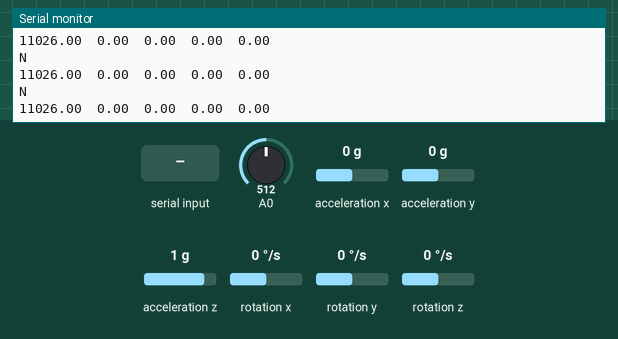
Recording of a sketch running on a simulated Arduino Uno, built for the host (arithmetic inside an expression is 32-bit, double 64-bit). Shown: the last lines printed to the serial monitor. The inputs (shaded band) are chosen by the test bench; at power-on: rotation z 0 °/s, A0 = 512, acceleration x 0 g, acceleration y 0 g, acceleration z 1 g, rotation x 0 °/s, rotation y 0 °/s.

Above: at 1.2 s.
1.3 s: rotation z set to -192 °/s
At 2.3 s:
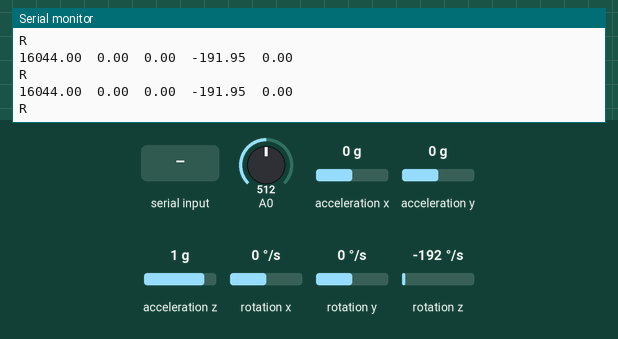
2.8 s: rotation z set to 100 °/s
At 3.3 s:
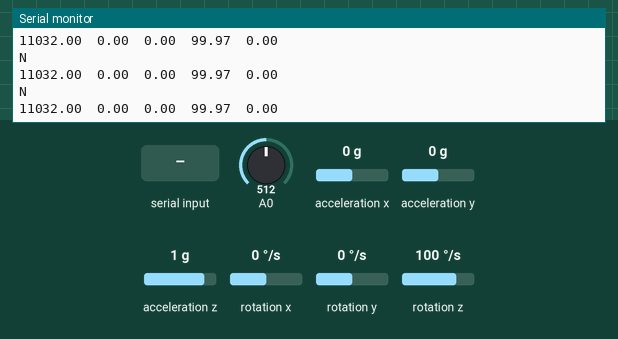
5.8 s: A0 set to 716
7.3 s: rotation z set to 192 °/s
At 8.0 s:
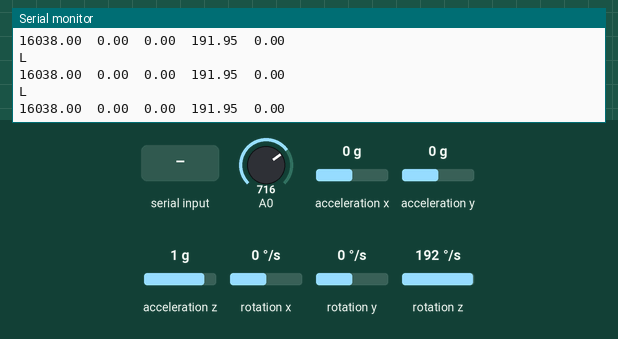
8.8 s: byte 30 received over Serial
10.3 s: A0 set to 810
At 10.54 s:
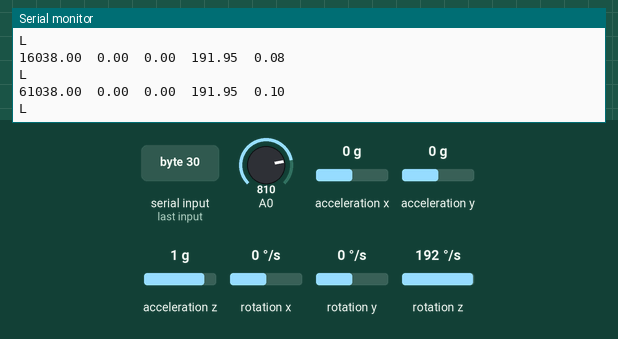
Timing chart, 0 to 12.8 s (numbered marks = the images above; inputs shaded):
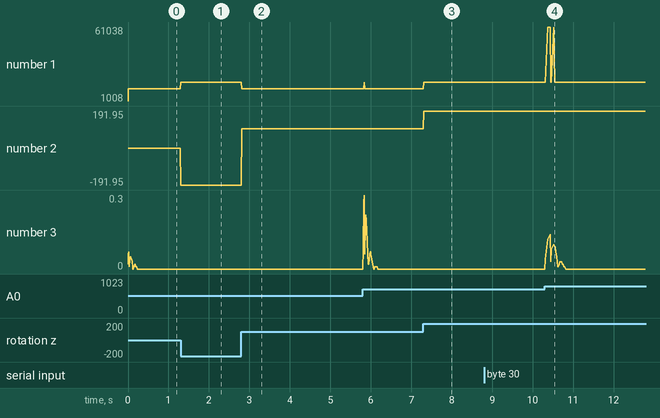

The sketch:

data.ino
```cpp
#include "CurieIMU.h"

int ax, ay, az, gx, gy, gz, ADC, input;
float axf, ayf, azf, gxf, gyf, gzf, mag_a;
float ADC_volt, bp_output, EMG_rect;
float timei, timef, time_elapsed;

float thirdOrderIIR_highpass(float sample)
{
  static const float a[4] = {1.0,-2.37409474, 1.92935567, -0.53207537}; // ADD A VALUES HERE
  static const float b[4] = {0.72944072, -2.18832217, 2.18832217, -0.72944072};// ADD B VALUES HERE

  // x array for holding recent inputs (newest input as index 0, delay of 1 at index 1, etc.
  static float x[4] = {0};
  // x array for holding recent inputs (newest input as index 0, delay of 1 at index 1, etc.
  static float y[4] = {0};

  x[0] = sample;

  // Calculate the output filtered signal based on a weighted sum of previous inputs/outputs
  y[0] = (b[0]*x[0]+b[1]*x[1]+b[2]*x[2]+b[3]*x[3])-(a[1]*y[1]+a[2]*y[2]+a[3]*y[3]);
  y[0] /= a[0];

  // Shift the input signals by one timestep to prepare for the next call to this function
  x[3] = x[2];
  x[2] = x[1];
  x[1] = x[0];

  // Shift the previously calculated output signals by one time step to prepare for the next call to this function
  y[3] = y[2];
  y[2] = y[1];
  y[1] = y[0];

  return y[0];
}

float thirdOrderIIR_lowpass(float sample)
{
  static const float a[4] = {1.0, pow(-2.77555756, -16), pow(3.333, -1), pow(-1.85037171, -17)};// ADD A VALUES HERE
  static const float b[4] = {0.16666667, 0.5, 0.5, 0.16666667};// ADD B VALUES HERE

  // x array for holding recent inputs (newest input as index 0, delay of 1 at index 1, etc.
  static float x[4] = {0};
  // x array for holding recent inputs (newest input as index 0, delay of 1 at index 1, etc.
  static float y[4] = {0};

  x[0] = sample;

  // Calculate the output filtered signal based on a weighted sum of previous inputs/outputs
  y[0] = (b[0]*x[0]+b[1]*x[1]+b[2]*x[2]+b[3]*x[3])-(a[1]*y[1]+a[2]*y[2]+a[3]*y[3]);
  y[0] /= a[0];

  // Shift the input signals by one timestep to prepare for the next call to this function
  x[3] = x[2];
  x[2] = x[1];
  x[1] = x[0];

  // Shift the previously calculated output signals by one time step to prepare for the next call to this function
  y[3] = y[2];
  y[2] = y[1];
  y[1] = y[0];

  return y[0];
}

void setup() {
  Serial.begin(115200);// initialize baud rate
  CurieIMU.begin(); // initialize inertial measurement unit
  CurieIMU.setGyroRange(2000); //set degree range 2000 degrees
  CurieIMU.setAccelerometerRange(4); //set acc. range to 4g

  Serial.begin(115200);
  while(!Serial){}
  Serial.print("Input a to read data:\n");
}

void loop() {
  while(Serial.available() > 0)
    input = Serial.read();

  CurieIMU.readAccelerometer(ax, ay, az);
  CurieIMU.readGyro(gx, gy, gz);

  /*
  //Accelerometer
  //Convert Raw Value to g's
  axf = (ax/32768.0) * CurieIMU.getAccelerometerRange();
  ayf = (ay/32768.0) * CurieIMU.getAccelerometerRange();
  azf = (az/32768.0) * CurieIMU.getAccelerometerRange();
  Serial.print(axf); Serial.print("\t");
  Serial.print(ayf); Serial.print("\t");
  Serial.print(azf); Serial.print("\t");
  Serial.print("\t");
  //Magnitude of Accelerometer, maybe useful for determining position of forearm
  /*mag_a = sqrt(pow(axf, 2) + pow(ayf, 2) + pow(azf, 2));
  Serial.print(mag_a);
  Serial.print("\t");
  */

  //Gyroscope
  //Convert Raw Values to Degrees/second
  gxf = (gx/32768.9) * CurieIMU.getGyroRange();
  gyf = (gy/32768.9) * CurieIMU.getGyroRange();
  gzf = (gz/32768.9) * CurieIMU.getGyroRange();
  //Serial.print(gxf); Serial.print("\t");
  //Serial.print(gyf); Serial.print("\t");
  //Serial.print(gzf); Serial.print("\t");


  //EMG Shield
  ADC = analogRead(A0);
  ADC_volt = (ADC) * (3.3/1024) - 1.5; //Converts Raw Value to Volts
  bp_output = thirdOrderIIR_lowpass(thirdOrderIIR_highpass(ADC_volt)); //Apply High and low pass filters
  EMG_rect = abs(bp_output); //Rectify the EMG signal
  //Serial.print("\t");
  //Serial.print(ADC);
  //Serial.print("\t");


  //Controls Using Only Gyroscope
  //(if the Arduino lays flat on the forearm with z axis pointing up and down)
  //Rotate around x axis to emulate up and down buttons
  if(gxf >= 800)
  {
    Serial.print("U");
    delay(140); //Any button that requires a strong force should have a longer delay.
  }
  else if(gxf <= -800)
  {
    Serial.print("D");
    delay(140);
  }
  //Apply downward force (rotate downward around y-axis) to emulate b button
  else if(gyf >= 200)
  {
    Serial.print("B");
    delay(140);
  }
  //Move left or right (rotate around z-axis) to emulate left and right buttons
  else if(gzf >= 100)
  {
    if(EMG_rect >= 0.1)
    {
      Serial.print("L");
      delay(50);
    }
    else
    {
      Serial.print("L");
      delay(5);
    }
  }

  else if(gzf <= -100)
  {
    if(EMG_rect >= 0.1)
    {
      Serial.print("R");
      delay(50);
    }
    else
    {
      Serial.print("R");
      delay(5);
    }
  }
  else if(EMG_rect >= 0.3)
  {
    Serial.print("A");
    delay(5);
  }
  else
  {
    Serial.print("N"); //No input
  }

  timef = micros();
  time_elapsed = timef - timei;
  timei = timef;

  //Useful info for debugging purposes
  Serial.print("\n");
  Serial.print(time_elapsed);
  Serial.print("\t");
  Serial.print(gxf);
  Serial.print("\t");
  Serial.print(gyf);
  Serial.print("\t");
  Serial.print(gzf);
  Serial.print("\t");
  Serial.print(EMG_rect);

  Serial.print("\n");
  delay(10);

}
```

Measured:
- after the input at 1.3 s, the serial monitor: prints a new line at once (image 1)
- after the input at 2.8 s, the serial monitor: prints a new line at once (image 2)
- after the input at 7.3 s, the serial monitor: prints a new line at once (image 3)
- after the input at 10.3 s, the serial monitor: prints a new line at once (image 4)
- plotted number 1: 11026 → 16044 after the input at 1.3 s, 16044 → 11032 after the input at 2.8 s, 11032 → 16038 after the input at 7.3 s
- plotted number 2: 0 → -191.95 after the input at 1.3 s, -191.95 → 99.97 after the input at 2.8 s, 99.97 → 191.95 after the input at 7.3 s
